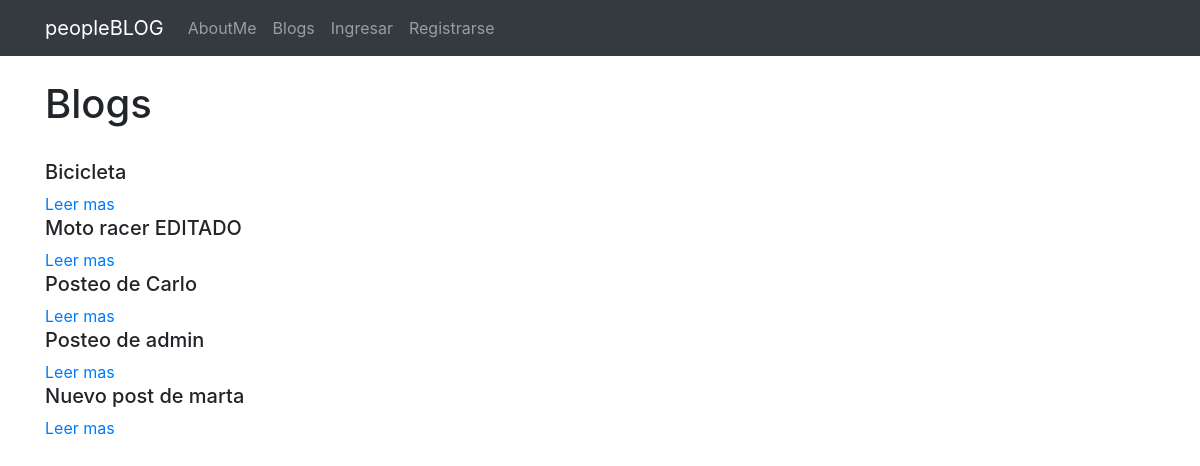
Before: /blog/leerpaginas/ with the older database file.
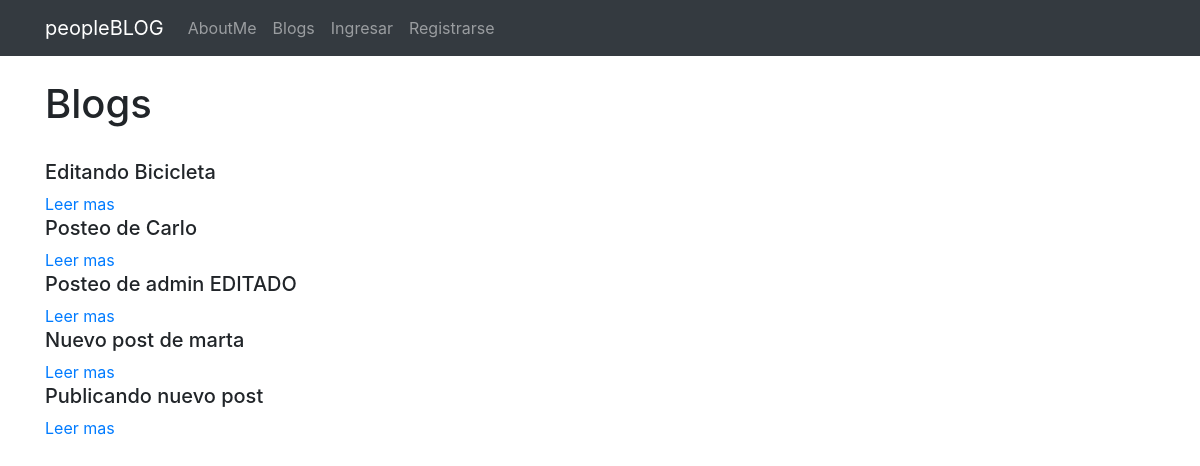
After: the same page with the newer database file.
### Blog/models.py (models this page shows, shortened)
class Pagina(models.Model):
    titulo=models.CharField(max_length=100)
    subtitulo=models.CharField(max_length=100)
    user= models.ForeignKey(User, on_delete=models.CASCADE)
    imagen= models.ImageField(null=True, blank=True, upload_to="post")
    cuerpo=RichTextField(null=True, blank=True)
    creado=models.DateField(auto_now_add=True)
    editado=models.DateField(auto_now=True)

### Blog/views.py (the view)
# urls.py: path('leerpaginas/', views.leerpaginas, name="leerpaginas"),
def leerpaginas(request):
    paginas= Pagina.objects.all()
    return render(request, "listapaginas.html", {"paginas":paginas})

### Templates/listapaginas.html (shortened to what this page needs)
{% extends "padre.html" %}
{% load static %}
{% block content %}
<h1>Blogs</h1>
<br>
{% for pagina in paginas %}
<h5>{{ pagina.titulo }}</h5>
<a href="{% url 'paginadetalle' pagina.id %}">Leer mas</a>
{% endfor %}
<br>
<br>
{% endblock %}

Changed rows visible on the page:
removed Pagina: titulo "Moto racer EDITADO"
changed Pagina: titulo "Bicicleta" → "Editando Bicicleta"
changed Pagina: titulo "Posteo de admin" → "Posteo de admin EDITADO"
added Pagina: titulo "Publicando nuevo post"
